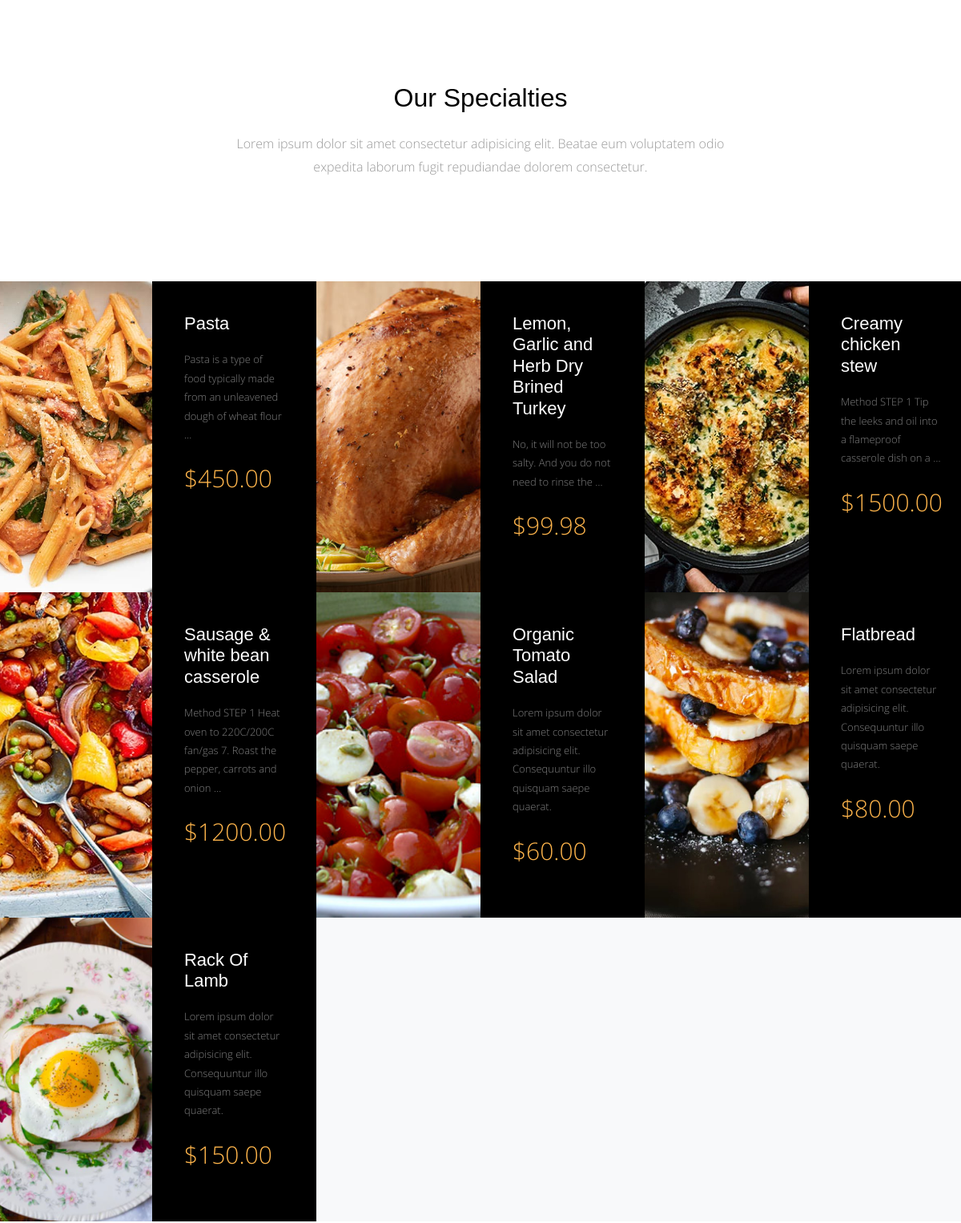
The app's page / (middle part), older data.
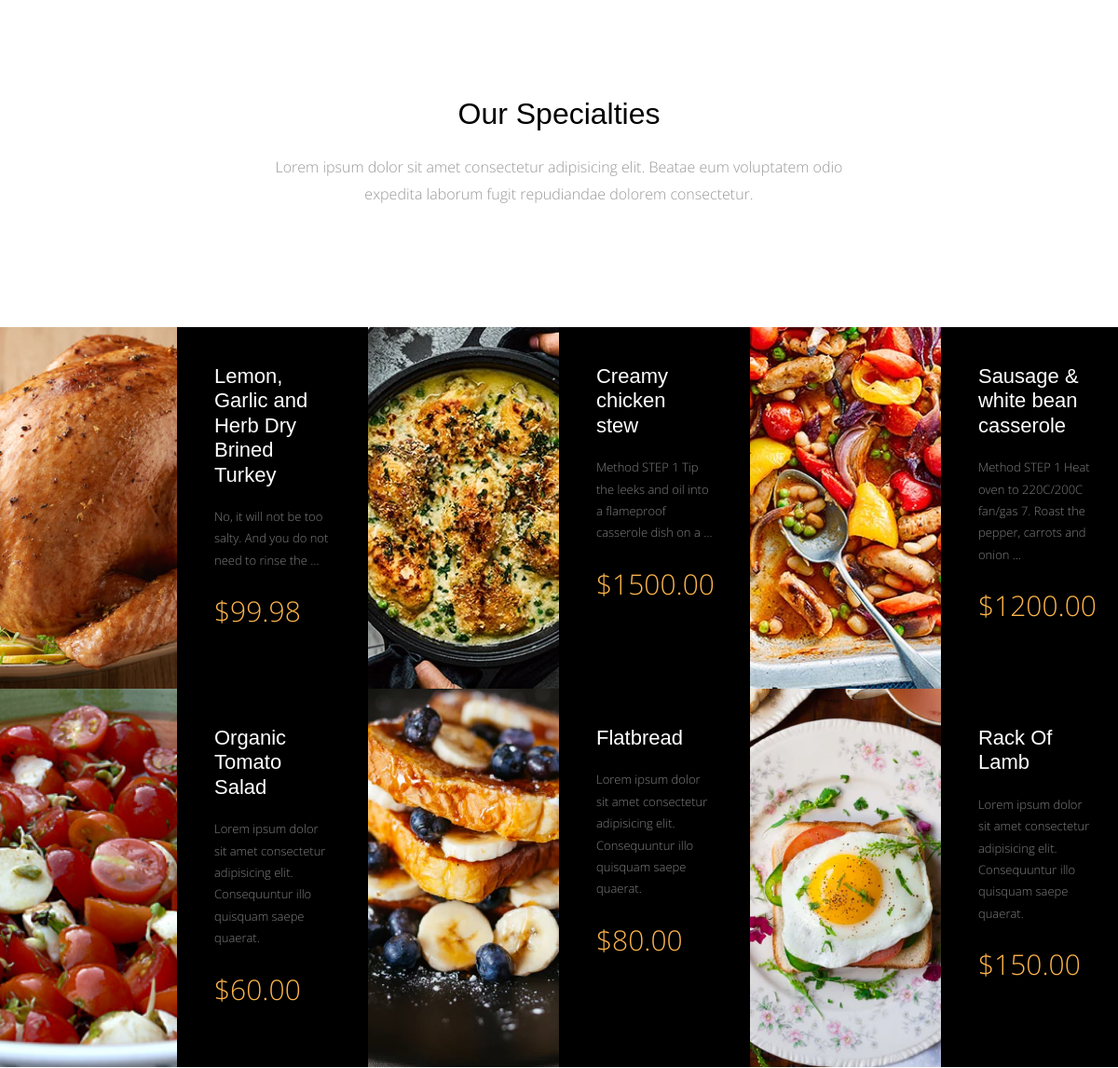
The same page, newer data.
### meals/models.py (models this page shows, shortened)
class Meals(models.Model):
    name = models.CharField(max_length=255)
    description = models.TextField(max_length=700)
    category = models.ForeignKey('Category', on_delete=models.SET_NULL, null=True)
    people = models.IntegerField()  # This meal would be enough for how many people
    price = models.DecimalField(max_digits=6, decimal_places=2)
    preparation_time = models.IntegerField()   # The time this meal to be prepared
    image = models.ImageField(upload_to='meals/')   # The image for this meal.
    slug = models.SlugField(blank=True, null=True)
    class Meta:
        verbose_name = 'meal'              # This is the singular name
        verbose_name_plural = 'meals'      # This is the plural name

### home/views.py (the view)
# urls.py: path('', views.home, name='home'),
def home(request):
    meals = Meals.objects.all()
    meal_list = Meals.objects.all()
    categories = Category.objects.all()
    posts = Post.objects.all()
    latest_post = Post.objects.last()
    why_choose_us = Why_Choose_Us.objects.all()
    context = {
        'meals' : meals,
        'meal_list' : meal_list,
        'categories' : categories,
        'posts' : posts,
        'latest_post' : latest_post,
        'why_choose_us' : why_choose_us,
    }
    return render(request, 'home/index.html', context)

### meals/models.py (called while the page is built)
    def __str__(self):
        return self.name

### home/templates/home/index.html (shortened to what this page needs)
{% extends 'base.html' %}
{% load static %}
{% block content %}
<div class="main-wrap">
  <div class="section">
    <div class="container">
      <div class="row justify-content-center">
        <div class="col-md-7 text-center" data-aos="fade-up">
          <h2 class="mb-4">Our Specialties</h2>
          <p class="lead">Lorem ipsum dolor sit amet consectetur adipisicing elit. Beatae eum voluptatem odio expedita
            laborum fugit repudiandae dolorem consectetur.</p>
        </div>
      </div>
    </div>
  </div>
  <div class="section pt-0 pb-0">
    <div class="menus d-flex bg-light">
      {% for meal in meals %}
      <div class="d-flex item">
        <div class="image" style="background-image: url({{meal.image.url}});" data-aos="fade"></div>
        <div class="text">
          <h3>{{meal.name}}</h3>
          <p>{{meal.description|truncatewords:15}}</p>
          <p class="price">${{meal.price}}</p>
        </div>
      </div>
      {% endfor %}
    </div>
  </div>
</div>
{% endblock %}

### templates/base.html (shortened to what this page needs)
{% load static %}
<!doctype html>
<html lang="en">
  <head>
    <link rel="stylesheet" href="{% static 'css/bootstrap.css' %}">
    <link rel="stylesheet" href="{% static 'css/animate.css' %}">
    <link rel="stylesheet" href="{% static 'css/owl.carousel.min.css' %}">
    <link rel="stylesheet" href="{% static 'css/magnific-popup.css' %}">
    <link rel="stylesheet" href="{% static 'css/aos.css' %}">
    <link rel="stylesheet" href="{% static 'css/bootstrap-datepicker.css' %}">
    <link rel="stylesheet" href="{% static 'css/jquery.timepicker.css' %}">
    <link rel="stylesheet" href="{% static 'fonts/ionicons/css/ionicons.min.css' %}">
    <link rel="stylesheet" href="{% static 'fonts/fontawesome/css/font-awesome.min.css' %}">
    <link rel="stylesheet" href="{% static 'fonts/flaticon/font/flaticon.css' %}">
    <link rel="stylesheet" href="{% static 'css/style.css' %}">
  </head>
  <body>
<div class="main-wrap">
  <div class="site-wrap">
    {% block content %}
    {% endblock %}
  </div>
</div>
  </body>
</html>

### static/css/style.css (style rules this page uses)
html { overflow-x: hidden; }
body { background: #fff; font-family: "Open Sans", cursive; font-size: 16px; line-height: 1.8; font-weight: 300; color: #999999; }
h1, h2, h3, h4, h5 { color: #000; font-family: "Playfair Display", Arial, sans-serif; }
.lead { font-size: 16px; }
.section { padding: 7em 0; }
.menus { display: -webkit-box; display: -ms-flexbox; display: flex; -ms-flex-wrap: wrap; flex-wrap: wrap; margin-right: -15px; margin-left: -15px; }
@media (min-width: 576px) { .menus .item { -webkit-box-flex: 0; -ms-flex: 0 0 100%; flex: 0 0 100%; max-width: 100%; } }
@media (min-width: 768px) { .menus .item { -webkit-box-flex: 0; -ms-flex: 0 0 50%; flex: 0 0 50%; max-width: 50%; } }
@media (min-width: 992px) { .menus .item { -webkit-box-flex: 0; -ms-flex: 0 0 50%; flex: 0 0 50%; max-width: 50%; } }
@media (min-width: 1200px) { .menus .item { -webkit-box-flex: 0; -ms-flex: 0 0 33.33333%; flex: 0 0 33.33333%; max-width: 33.33333%; } }
.menus .item .image, .menus .item .text { width: 50%; }
.menus .item .image { background-size: cover; background-position: center center; }
.menus .item .text { padding: 40px; background: #000; }
.menus .item .text h3 { color: #fff; font-size: 22px; margin-bottom: 20px; }
.menus .item .text p { color: #fff; font-size: 13px; opacity: .5; }
.menus .item .text .price { font-size: 30px; color: #fdb44b; opacity: 1; }

Row changes from the older to the newer data that the page shows:
removed Meals: image (picture), name "Pasta", description "Pasta is a type of food typically made from an unleavened dough of wheat flour …", price "450.00"
